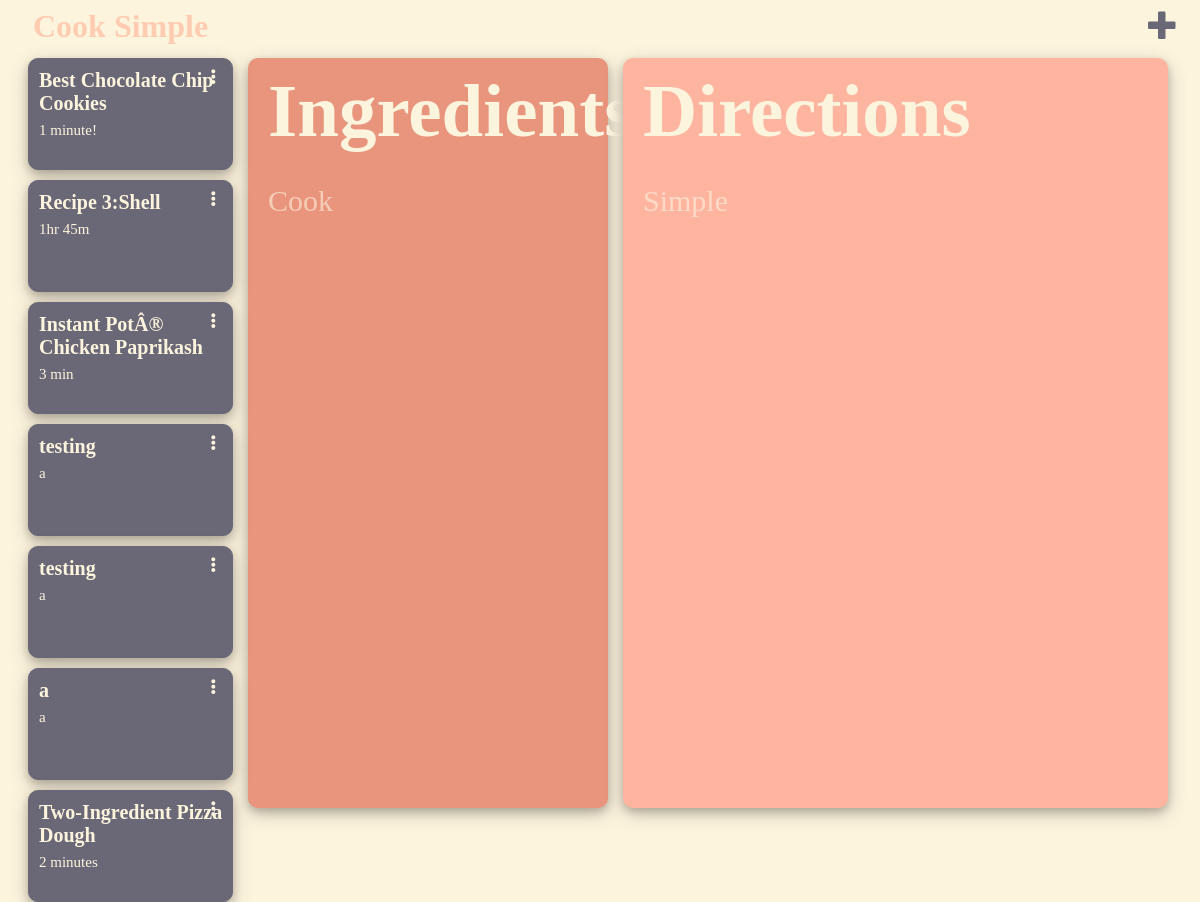
Before: / (signed in) with the older database file.
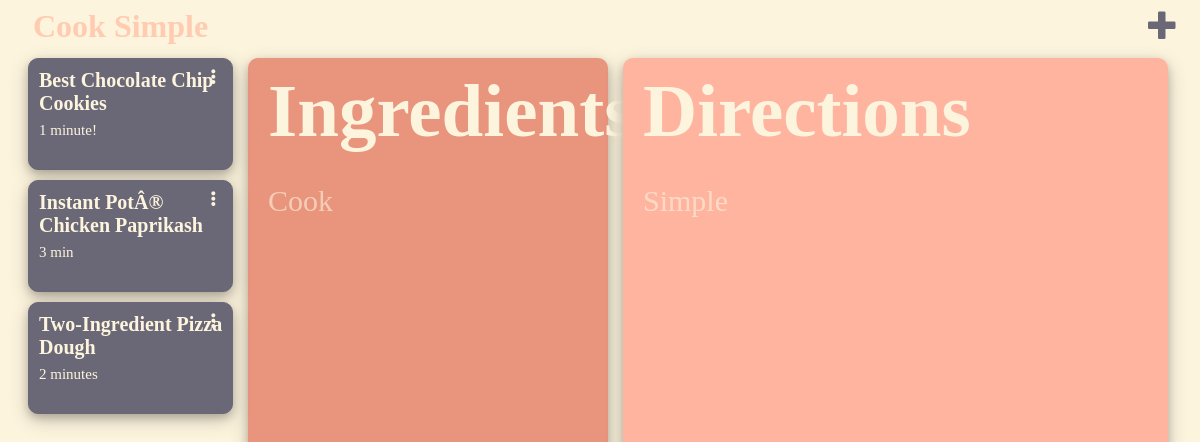
After: the same page with the newer database file.
### recipe/models.py (models this page shows, shortened)
class Recipe(models.Model):
    author = models.ForeignKey(settings.AUTH_USER_MODEL, on_delete=models.CASCADE)
    title = models.CharField(max_length=200)
    cooktime = models.TextField()
    ingredients = models.TextField()
    directions = models.TextField()
    created_date = models.DateTimeField(default=timezone.now)
    published_date = models.DateTimeField(blank=True, null=True)

### recipe/views.py (the view)
# urls.py: path('', views.recipe_list, name='recipe_list'),
@login_required
def recipe_list(request):
    recipes = Recipe.objects.order_by('published_date')
    return render(request, 'recipe/recipe_list.html', {'recipes': recipes})

### recipe/templates/recipe/recipe_list.html (shortened to what this page needs)
{% extends 'recipe/base.html' %}
{% block content %}
            {% for recipe in recipes %}
                <div class="title-item" onclick="show_recipe(this)">
                    <article>
                        <span class="recipe-title">{{ recipe.title }}</span>
                        <p class="recipe-cooktime">{{ recipe.cooktime }}</p>
                        <ul>
                            <li><span class="glyphicon glyphicon-option-vertical three-vertical-dots"></span>
                            </li>
                        </ul>
                    </article>
                </div>
            {% endfor %}
{% endblock %}

Changed rows visible on the page:
removed Recipe: title "Recipe 3:Shell", cooktime "1hr 45m"
removed Recipe: title "testing", cooktime "a"
removed Recipe: title "testing", cooktime "a"
removed Recipe: title "a", cooktime "a"
